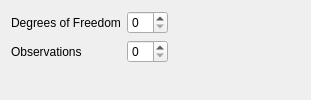
            <widget class="QWidget" name="tab_mbwt">
             <attribute name="title">
              <string>Mean Body Weight</string>
             </attribute>
             <layout class="QVBoxLayout" name="verticalLayout_14">
              <item>
               <layout class="QGridLayout" name="gridLayout_mbwt">
                <item row="1" column="0" colspan="2">
                 <widget class="QLabel" name="label_mbwt_obs">
                  <property name="text">
                   <string>Observations</string>
                  </property>
                 </widget>
                </item>
                <item row="0" column="2">
                 <widget class="QSpinBox" name="spinBox_mbwt_df">
                  <property name="minimum">
                   <number>0</number>
                  </property>
                 </widget>
                </item>
                <item row="0" column="0" colspan="2">
                 <widget class="QLabel" name="label_mbwt_df">
                  <property name="text">
                   <string>Degrees of Freedom</string>
                  </property>
                 </widget>
                </item>
                <item row="1" column="3" colspan="2">
                 <spacer name="horizontalSpacer_24">
                  <property name="orientation">
                   <enum>Qt::Horizontal</enum>
                  </property>
                  <property name="sizeType">
                   <enum>QSizePolicy::Maximum</enum>
                  </property>
                  <property name="sizeHint" stdset="0">
                   <size>
                    <width>80</width>
                    <height>20</height>
                   </size>
                  </property>
                 </spacer>
                </item>
                <item row="1" column="2">
                 <widget class="QSpinBox" name="spinBox_num_mbwt"/>
                </item>
                <item row="1" column="5">
                 <spacer name="horizontalSpacer_11">
                  <property name="orientation">
                   <enum>Qt::Horizontal</enum>
                  </property>
                  <property name="sizeHint" stdset="0">
                   <size>
                    <width>40</width>
                    <height>20</height>
                   </size>
                  </property>
                 </spacer>
                </item>
                <item row="2" column="0" rowspan="2" colspan="6">
                 <layout class="QVBoxLayout" name="verticalLayout_mbwt"/>
                </item>
               </layout>
              </item>
             </layout>
            </widget>
